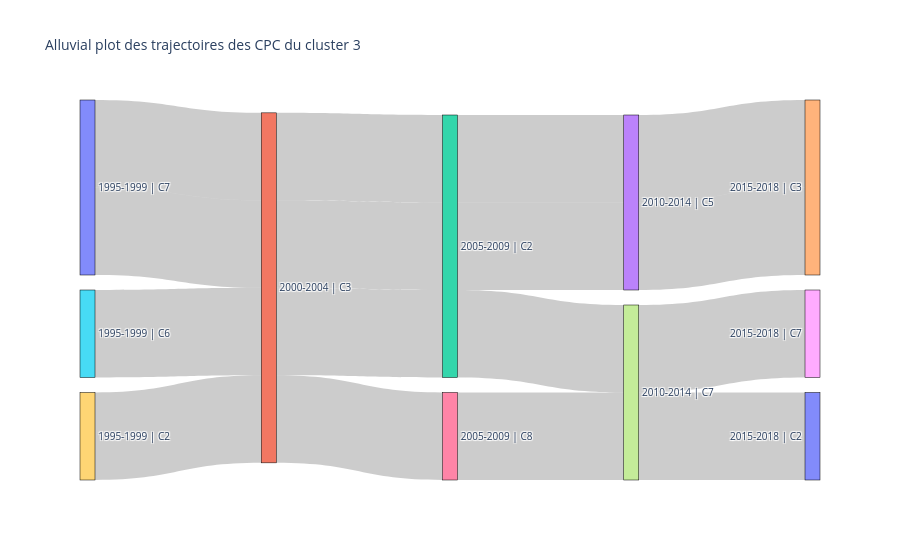

Notebook code for this chart:
### Code cell
# Liste des noeuds
labels = list(pd.unique(flows_df[["source", "target"]].values.ravel()))
label_to_index = {label: i for i, label in enumerate(labels)}

# Indexation
sources = flows_df["source"].map(label_to_index)
targets = flows_df["target"].map(label_to_index)
values = flows_df["value"]

# Sankey diagram
fig = go.Figure(data=[go.Sankey(
    node=dict(
        pad=15,
        thickness=15,
        line=dict(color="black", width=0.5),
        label=labels
    ),
    link=dict(
        source=sources,
        target=targets,
        value=values
    )
)])

fig.update_layout(
    title="Alluvial plot des trajectoires des CPC du cluster 3",
    font_size=10
)

fig.show()

### Figure 1 — Plotly figure (JSON) as saved in the notebook; plotly's stock layout.template omitted (floating-point values rounded to 4 significant figures)
{"data": [{"link": {"source": [0, 1, 2, 3, 5, 1, 6, 7, 9, 1, 2, 7, 0, 1, 2, 3], "target": [1, 2, 3, 4, 1, 6, 7, 8, 1, 2, 7, 10, 1, 2, 3, 4], "value": [1, 1, 1, 1, 1, 1, 1, 1, 1, 1, 1, 1, 1, 1, 1, 1]}, "node": {"label": ["1995-1999 | C7", "2000-2004 | C3", "2005-2009 | C2", "2010-2014 | C5", "2015-2018 | C3", "1995-1999 | C6", "2005-2009 | C8", "2010-2014 | C7", "2015-2018 | C7", "1995-1999 | C2", "2015-2018 | C2"], "line": {"color": "black", "width": 0.5}, "pad": 15, "thickness": 15}, "type": "sankey"}], "layout": {"font": {"size": 10}, "title": {"text": "Alluvial plot des trajectoires des CPC du cluster 3"}}}
